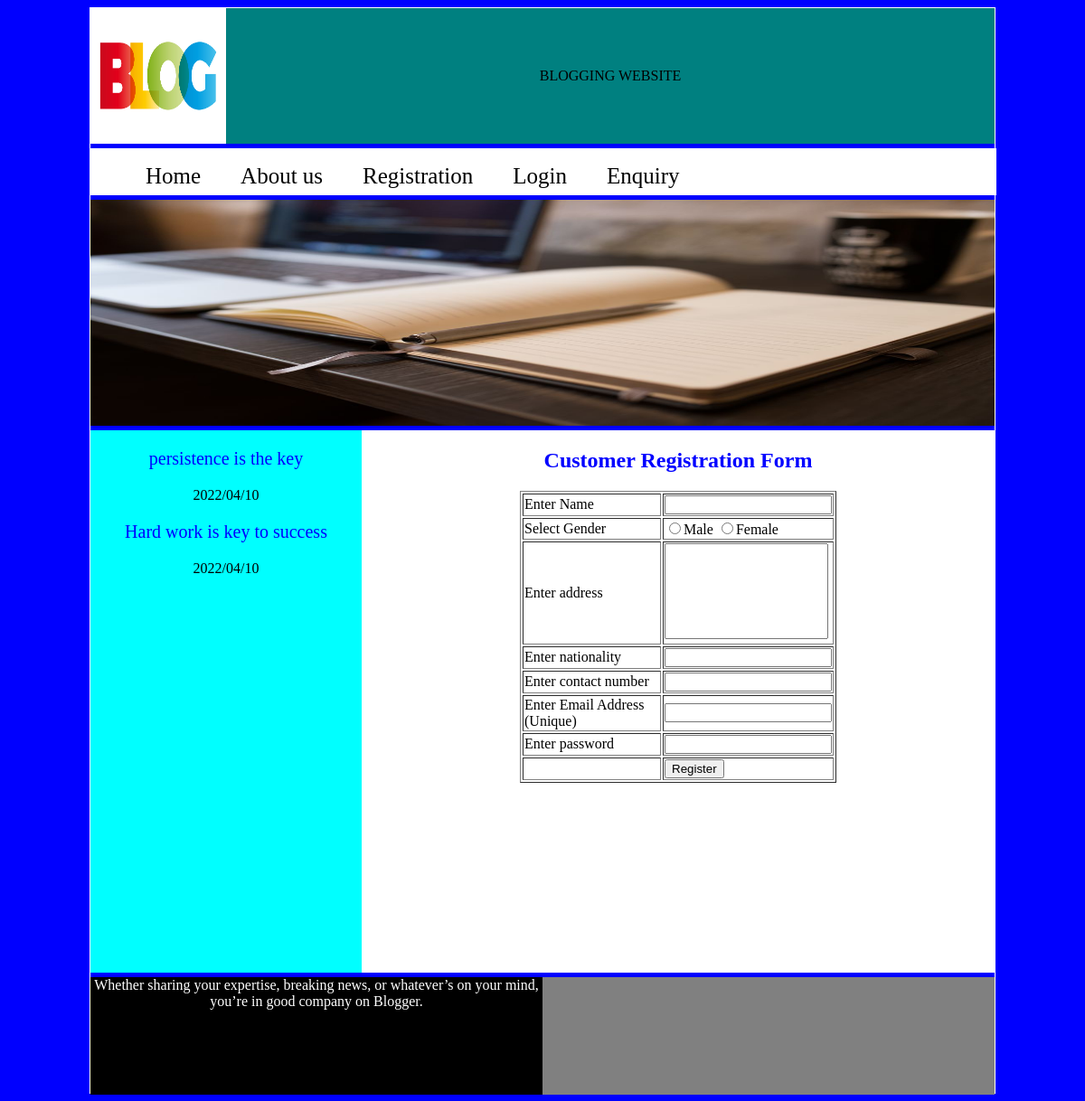
The app's page /registration with its own data.
### adminzone/models.py (models this page shows)
class Notification(models.Model):
    notificationtext=models.TextField()
    posteddate=models.CharField(max_length=30)

### generalzone/views.py (the view)
# urls.py: url(r'^registration', views.registration, name='registration'),
def registration(request):
    nf=Notification.objects.all()
    return render(request,'registration.html',{'nf':nf})

### generalzone/templates/registration.html (shortened to what this page needs)
<!DOCTYPE html>
<html lang="en">
<head>
    {% load static %}
</head>
<body bgcolor="blue" onload="moveslider()">
    <div id="outer">
        <div id="header">
            <div id="logo">
                <img src="{% static 'images/blogparent.jpg' %}" height="150px" width="150px"/>
            </div>
            <div id="banner">BLOGGING WEBSITE </div>
        </div>
        <div id="menu">
            <ul>
                <li><a href="{% url 'index' %}">Home</a></li>
                <li><a href="{% url 'about' %}">About us</a></li>
                <li><a href="{% url 'registration' %}">Registration</a></li>
                <li><a href="{% url 'login' %}">Login</a></li>
                <li><a href="{% url 'enquiry' %}">Enquiry</a></li>
            </ul>
        </div>
        <div id="slider">
            <img id="slide" width="1000" height="250"/>
        </div>
        <div id="parent">
             <div id="left">
                  <marquee direction="up" height="400" onmouseover="stop()" onmouseout="start()">
                 {% for n in nf %}
                 <span style="text-align:center;">
                     <p style="color:blue;font-size:20px;">{{n.notificationtext}}</p>
                     <p>{{n.posteddate}}</p>
                 </span>
                 {% endfor %}
                 </marquee>
             </div>
             <div id="main">
                 <form action="{% url 'custreg' %}" method="post">
                     <h2 style="color:blue;text-align:center;">Customer Registration Form</h2>
                      <table border="1" style="width:50%;margin:0 auto;">
                          <tr>
                              <td>Enter Name</td>
                              <td>
                                  <input type="text" name="name" required/>
                              </td>
                          </tr>
                          <tr>
                              <td>Select Gender</td>
                              <td>
                                  <input type="radio" name="gender" value="Male"/>Male
                                  <input type="radio" name="gender" value="Female"/>Female
                              </td>
                          </tr>
                          <tr>
                              <td>Enter address</td>
                              <td>
                                  <textarea name="address" required style="height:100px;resize:none;"></textarea>
                              </td>
                          </tr>
                          <tr>
                              <td>Enter nationality</td>
                              <td>
                              <input type="text" name="nationality" required/>
                              </td>
                          </tr>
                          <tr>
                              <td>Enter contact number</td>
                              <td>
                              <input type="text" name="contactno" required/>
                              </td>
                          </tr>
                          <tr>
                              <td>Enter Email Address (Unique)</td>
                              <td>
                              <input type="email" name="emailaddress" required/>
                              </td>
                          </tr>
                          <tr>
                              <td>Enter password</td>
                              <td>
                              <input type="password" name="password" required/>
                              </td>
                          </tr>
                          <tr>
                              <td>&nbsp;</td>
                              <td>
                              <input type="submit" value="Register"/>
                              </td>
                          </tr>
                      </table>
                 </form>
             </div>
        </div>
        <div id="footer">
            <div id="lf">Whether sharing your expertise, breaking news, or whatever’s on your mind, you’re in good company on Blogger.</div>
             <div id="rf"></div>
        </div>
</body>
</html>

### generalzone/templates/registration.html (style rules this page uses)
#outer { height:1200px; width:1000px; border:1px solid white; margin:auto; }
#header { height:150px; width:1000px; }
#logo { height:150px; width:150px; background-color:cyan; float:left; }
#banner { height:150px; width:850px; background-color:teal; float:right; text-align:center; line-height:150px; }
#menu { width:1000px; height:50px; background-color:white; margin-top:5px; border:1px solid white; }
#menu ul { list-style-type:none; }
#menu ul li { display:inline; }
#menu ul li a { font-size:25px; padding:20px; text-decoration:none; color:black; }
#slider { width:1000px; height:250px; background-color:lightgrey; margin-top:5px; }
#parent { height:600px; width:1000px; margin-top:5px; }
#left { width:300px; height:600px; background-color:cyan; float:left; }
#main { width:700px; height:600px; background-color:white; float:right; }
#footer { width:1000px; height:130px; margin-top:5px }
#lf { width:500px; height:130px; background-color:black; color:white; text-align:center; float:left; }
#rf { width:500px; height:130px; background-color:grey; color:white; text-align:center; float:right; }

### records on screen
Notification: notificationtext "persistence is the key", posteddate "2022/04/10"
Notification: notificationtext "Hard work is key to success", posteddate "2022/04/10"
